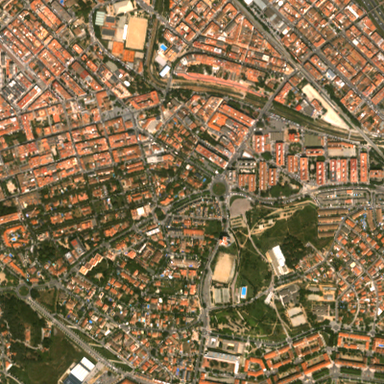
#> input picture lib/validation/AOI_Barcelona_2_y0384_x0064.png, 384 x 384 px, given in place of AOI_Munich_5_y0032_x0096.png, which was not available
$ python -i sr_utils.py   (imports and definitions only)
#> lines starting #> are read from the running program, lines starting #| are printed output that depends on the picture
"""실습용 데이터 로드·시각화·평가 헬퍼. `from sr_utils import *` 로 쓴다."""
import json
import os
import urllib.request

import cv2
import imageio.v2 as imageio
import matplotlib.pyplot as plt
import numpy as np
from skimage.metrics import peak_signal_noise_ratio as _psnr
from skimage.metrics import structural_similarity as _ssim

BASE = 'https://raw.githubusercontent.com/BWMIN-Hub/SR_practice/main'
API = 'https://api.github.com/repos/BWMIN-Hub/SR_practice/contents'

# 각 split 의 대표 패치. REP 은 한 장(호환용), REPS 는 실습에서 보여줄 패치다.
#
# 보여줄 때는 validation_real 을 쓴다 — 입력이 실제 Sentinel-2 관측본이라
# 배포했을 때 실제로 보게 될 그림이다. 점수를 재는 compare() 는 그대로
# validation(합성 입력 10패치)을 쓴다. 두 셋의 입력이 다르니 섞지 않는다.
VIS = 'validation_real'
REP = {
    'training': 'AOI_Barcelona_10_y0128_x0128',
    'validation': 'AOI_Paris_1_6_y0064_x0192',
}
REPS = {
    'training': ['AOI_Barcelona_10_y0128_x0128', 'AOI_Busan_10_y0128_x0128'],
    'validation': ['AOI_Paris_1_6_y0064_x0192', 'AOI_Seoul_14_y0256_x0128'],
    'validation_real': ['AOI_Munich_5_y0032_x0096',
                        'AOI_Munich_16_y0224_x0224',
                        'AOI_Athens_10_y0362_x0282',
                        'AOI_Munich_16_y0544_x0096',
                        'AOI_Barcelona_9_y0368_x0240'],
}
# 확대해서 볼 자리. 패치마다 구조가 제일 빽빽한 곳을 미리 잡아 뒀다.
VIS_CENTER = [(302, 62), (107, 307), (322, 322), (192, 192), (144, 144)]
NSHOW = 2                                # 실습 페이지에 보여줄 검증 패치 수 (앞에서부터)
VIS_SIZE = 160          # 확대 창의 한 변 (결과 크기 기준). zoom 그림과 같은 크기다.
TEST = 'incheon_600.png'                          # a real capture, no IKONOS image
TESTS = ['incheon_600.png', 'incheon2_600.png']   # 같은 씬의 다른 두 구역
SHAVE = 4                                         # 점수 잴 때 잘라낼 가장자리

__all__ = ['BASE', 'REP', 'REPS', 'VIS', 'VIS_CENTER', 'VIS_SIZE', 'NSHOW', 'TEST', 'TESTS',
           'SHAVE', 'fetch', 'pair', 'load_test', 'list_split', 'show', 'zoom',
           'score', 'titled', 'compare', 'bicubic', 'nearest', 'retarget',
           'show_data', 'show_results', 'show_test',
           'np', 'plt', 'cv2', 'imageio', 'json', 'os', 'urllib']


def fetch(url, path):
    if not os.path.exists(path):
        os.makedirs(os.path.dirname(path) or '.', exist_ok=True)
        urllib.request.urlretrieve(url, path)
    return path


def pair(split, stem):
    """(입력 LR, 같은 자리의 IKONOS 영상) 한 쌍."""
#> called with split = 'validation_real', stem = 'AOI_Munich_5_y0032_x0096'
    hr = imageio.imread(fetch(f'{BASE}/dataset/{split}/HR/{stem}.png', f'{split}/{stem}.png'))
#> hr is the input picture: shape (384, 384, 3); mean R, G, B 133.2, 110.9, 78.7
    lr = imageio.imread(fetch(f'{BASE}/dataset/{split}/LR_bicubic/X3/{stem}x3.png',
                              f'{split}/{stem}_lr.png'))
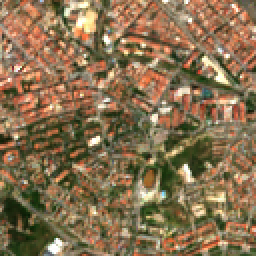
#> input picture lib/validation/AOI_Barcelona_2_y0384_x0064_lr.png, 128 x 128 px, given in place of AOI_Munich_5_y0032_x0096x3.png, which was not available (shown 2 times larger)
#> lr is the input picture: shape (128, 128, 3); mean R, G, B 134.9, 111.5, 79.5
    return lr, hr


# [4 lines left out: function load_test, not called in this run]


def list_split(split):
    with urllib.request.urlopen(f'{API}/dataset/{split}/HR') as r:
        return sorted(x['name'][:-4] for x in json.load(r))


def bicubic(lr, scale=3):
    h, w = lr.shape[:2]
    return cv2.resize(lr, (w * scale, h * scale), interpolation=cv2.INTER_CUBIC)


def nearest(lr, scale=3):
    """원본 LR 을 확대해서 보여주기 위한 것. 최근접이라 화소가 그대로 각져 보인다."""
#> called with scale = 3
    h, w = lr.shape[:2]
#> h = 128; w = 128
    return cv2.resize(lr, (int(w * scale), int(h * scale)), interpolation=cv2.INTER_NEAREST)
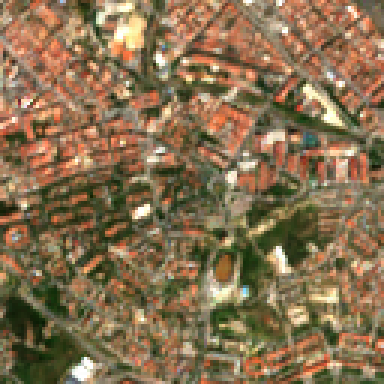
#> returned value: shape (384, 384, 3); mean of channels 0, 1, 2 134.9, 111.5, 79.5; drawn as R, G, B


# [100 lines left out: functions score, show, zoom, titled, not called in this run]


def retarget(hr, lr, scale):
    """HR 을 LR x scale 크기로 줄인다. 입력 LR 은 절대 건드리지 않는다."""
    if scale == 3:
        return hr
    h, w = lr.shape[:2]
    return cv2.resize(hr, (int(w * scale), int(h * scale)), interpolation=cv2.INTER_AREA)


# [46 lines left out: functions compare, show_data, not called in this run]


def _per_patch(v, i):
    """center 를 하나만 주면 모두에, [(x,y), (x,y)] 로 주면 패치별로 쓴다."""
    if v is None:
        return None
    return v[i] if isinstance(v[0], (list, tuple)) else v


def show_results(upscale_fn, label='model', scale=3, center=None, size=None):
    """4. 결과 — 실제 Sentinel-2 패치 각각을 '전체 + 확대' 로.

    center=(x, y) 로 확대 위치를 지정한다. 안 주면 오른쪽 아래.
    패치마다 다르게 하려면 center=[(x1, y1), (x2, y2)].
    """
    for i, stem in enumerate(REPS[VIS][:NSHOW]):
        lr, hr = pair(VIS, stem)
        hr = retarget(hr, lr, scale)
        c = _per_patch(center if center is not None else VIS_CENTER, i)
        zoom([('Original LR', nearest(lr, scale)), ('Bicubic', bicubic(lr, scale)),
              (label, upscale_fn(lr)), ('IKONOS', hr)],
             loc=None if c else 'br', center=c, size=size or VIS_SIZE,
             title=f'validation {i + 1}')
#> in bicubic, `return cv2.resize(lr, (w * scale, h * scale), interpolation=cv2.INTER_..`:
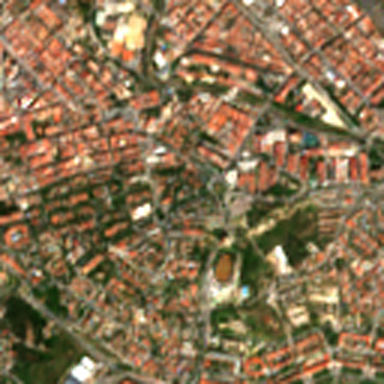
#> returned value: shape (384, 384, 3); mean of channels 0, 1, 2 134.8, 111.5, 79.4; drawn as R, G, B


# [15 lines left out: function show_test, not called in this run]

#> (the run stopped early here; a loop or call above may not have finished)
